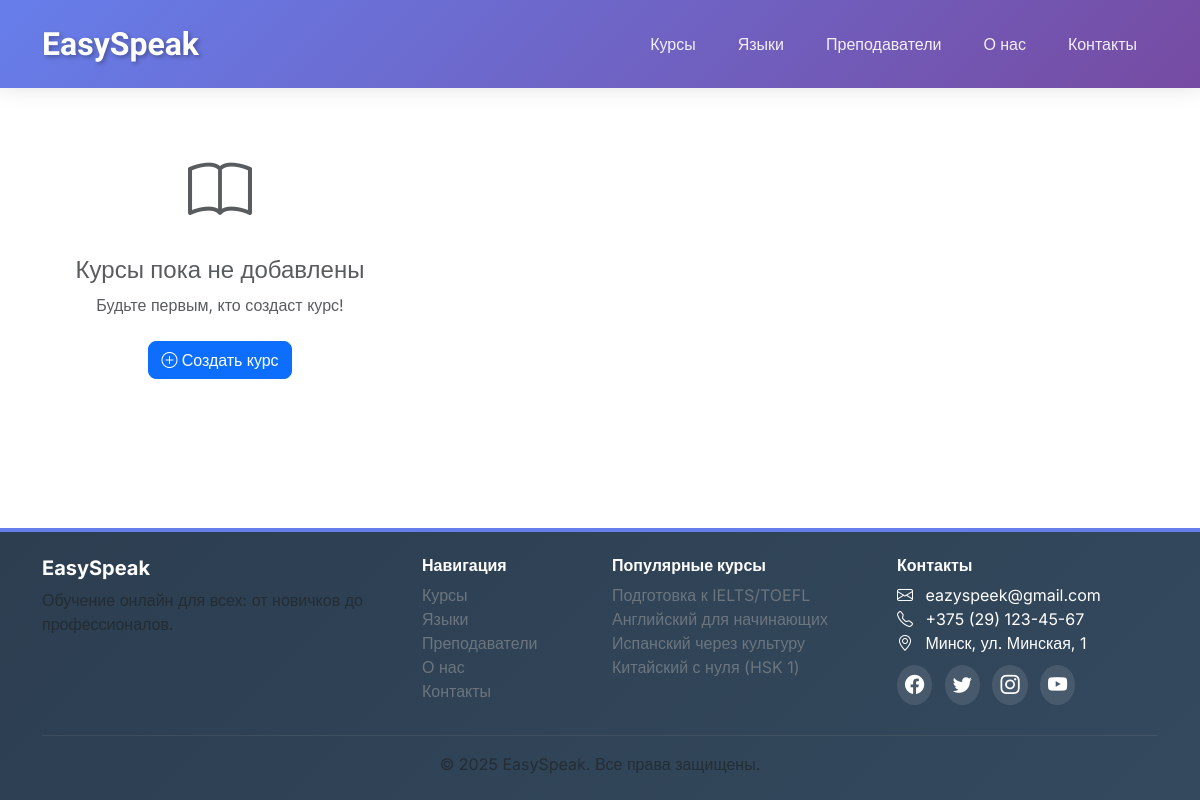
Before: /courses/ with the older database file.
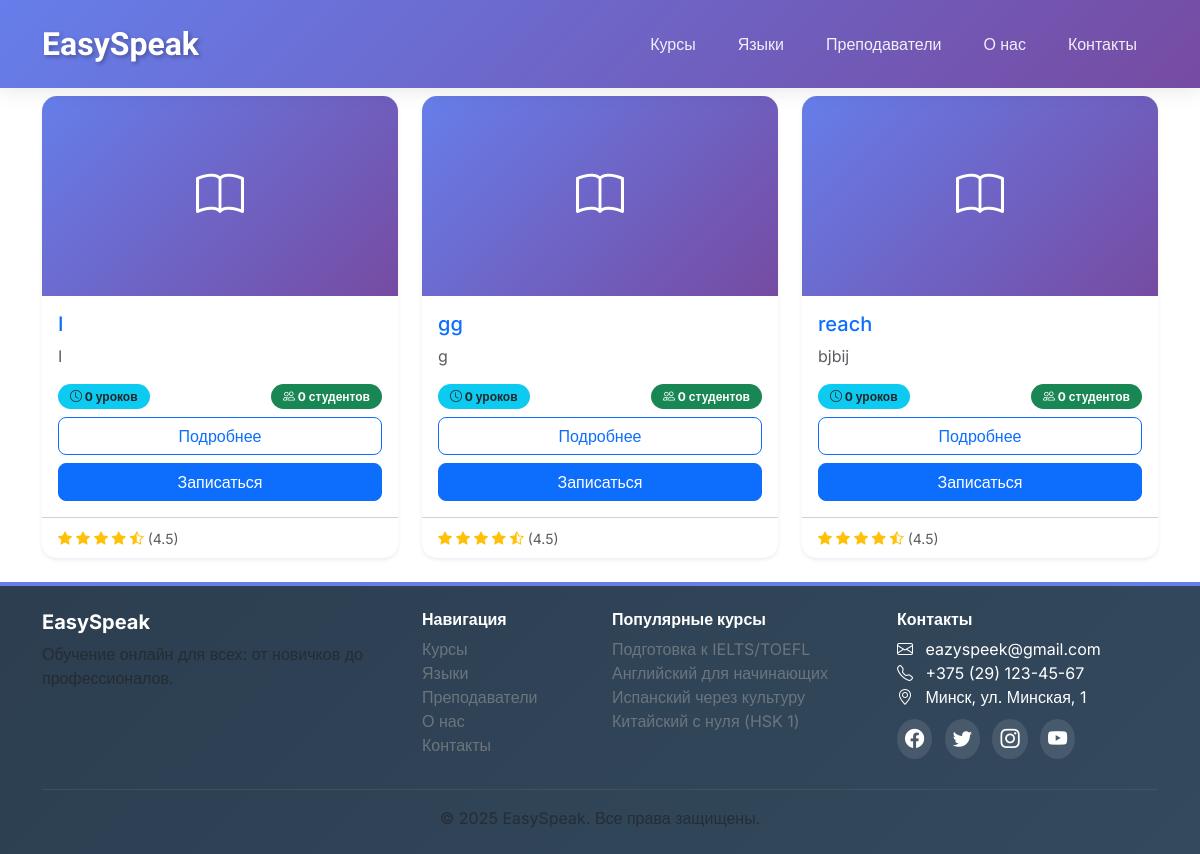
After: the same page with the newer database file.
### courses/models/courses.py (models this page shows, shortened)
class Course(models.Model):
    DRAFT = 'draft'
    PUBLISHED = 'published'
    ARCHIVED = 'archived'
    STATUS_CHOICES = [
        (DRAFT, 'Черновик'),
        (PUBLISHED, 'Опубликован'),
        (ARCHIVED, 'В архиве'),
    ]
    title = models.CharField('Название курса', max_length=100)
    subtitle = models.CharField('Подзаголовок', max_length=300, blank=True)
    short_description = models.CharField('Краткое описание', max_length=500)
    full_description = models.TextField('Полное описание')
    what_you_will_learn = models.TextField('Чему вы научитесь', blank=True)
    requirements = models.TextField('Требования', blank=True)
    status = models.CharField('Статус', max_length=10, choices=STATUS_CHOICES, default=DRAFT)
    is_featured = models.BooleanField('Рекомендуемый курс', default=False)
    certificate_available = models.BooleanField('Выдается сертификат', default=False)
    created_at = models.DateTimeField('Дата создания', auto_now_add=True)
    updated_at = models.DateTimeField('Дата обновления', auto_now=True)
    published_at = models.DateTimeField('Дата публикации', blank=True, null=True)
    total_students = models.PositiveIntegerField('Количество студентов', default=0)
    total_lessons = models.PositiveIntegerField('Количество уроков', default=0)
    price = models.DecimalField('Цена', max_digits=10, decimal_places=2, validators=[MinValueValidator(0)])
    discount_price = models.DecimalField( 'Цена со скидкой', max_digits=10, decimal_places=2, blank=True, null=True, validators=[MinValueValidator(0)])
    language = models.ForeignKey(Language, on_delete=models.PROTECT, verbose_name='Язык', related_name='courses', null=True, blank=True)
    level = models.ManyToManyField(Level, verbose_name='Уровень', related_name='courses',  null=True)
    students = models.ManyToManyField(Student, related_name='courses', verbose_name='Студенты', blank=True)
    class Meta:
        verbose_name = 'Курс'
        verbose_name_plural = 'Курсы'
        ordering = ['-created_at']

### courses/views.py (the view)
# urls.py: path('', CoursesListView.as_view(), name='home'),
class CoursesListView(ListView):
    model = Course
    template_name = "courses/courses_list.html"
    context_object_name = "courses"

### courses/templates/courses/courses_list.html (shortened to what this page needs)
{% extends "courses/layout.html" %}
{% block content %}
<div class="d-flex justify-content-between align-items-center mb-4">
    <h1 class="mb-0">Все курсы</h1>
    <a href="{% url 'courses_create' %}" class="btn btn-primary">
        <i class="bi bi-plus-circle"></i> Создать новый курс
    </a>
</div>
<div class="row row-cols-1 row-cols-md-2 row-cols-lg-3 g-4">
    {% for course in courses %}
    <div class="col">
        <div class="card h-100 course-card shadow-sm">
            <div class="card-img-top bg-secondary" style="height: 200px; background: linear-gradient(135deg, #667eea 0%, #764ba2 100%);">
                <div class="d-flex align-items-center justify-content-center h-100">
                    <i class="bi bi-book text-white" style="font-size: 3rem;"></i>
                </div>
            </div>
            <div class="card-body d-flex flex-column">
                <h5 class="card-title text-primary">{{ course.title }}</h5>
                <p class="card-text text-muted flex-grow-1">
                    {{ course.what_you_will_learn|truncatewords:20 }}
                </p>
                <div class="mt-auto">
                    <div class="d-flex justify-content-between align-items-center mb-2">
                        <span class="badge bg-info text-dark">
                            <i class="bi bi-clock"></i> {{ course.total_lessons }} уроков
                        </span>
                        <span class="badge bg-success">
                            <i class="bi bi-people"></i> {{ course.total_students }} студентов
                        </span>
                    </div>
                    <div class="d-grid gap-2">
                        <a href="{% url 'courses_detail' course.pk %}" class="btn btn-outline-primary">Подробнее</a>
                        <a href="#" class="btn btn-primary">Записаться</a>
                    </div>
                </div>
            </div>
            <div class="card-footer bg-transparent">
                <small class="text-muted">
                    <i class="bi bi-star-fill text-warning"></i>
                    <i class="bi bi-star-fill text-warning"></i>
                    <i class="bi bi-star-fill text-warning"></i>
                    <i class="bi bi-star-fill text-warning"></i>
                    <i class="bi bi-star-half text-warning"></i>
                    (4.5)
                </small>
            </div>
        </div>
    </div>
    {% empty %}
    <div class="col-12">
        <div class="text-center py-5">
            <i class="bi bi-book text-muted" style="font-size: 4rem;"></i>
            <h4 class="text-muted mt-3">Курсы пока не добавлены</h4>
            <p class="text-muted">Будьте первым, кто создаст курс!</p>
            <a href="{% url 'courses_create' %}" class="btn btn-primary mt-2">
                <i class="bi bi-plus-circle"></i> Создать курс
            </a>
        </div>
    </div>
    {% endfor %}
</div>
{% endblock %}

Changed rows visible on the page:
added Course: title "I", what_you_will_learn "I", total_lessons "0", total_students "0"
added Course: title "gg", what_you_will_learn "g", total_lessons "0", total_students "0"
added Course: title "reach", what_you_will_learn "bjbij", total_lessons "0", total_students "0"
Other visible differences:
text no longer shown: "Курсы пока не добавлены Будьте первым, кто создаст курс! Создать курс"
